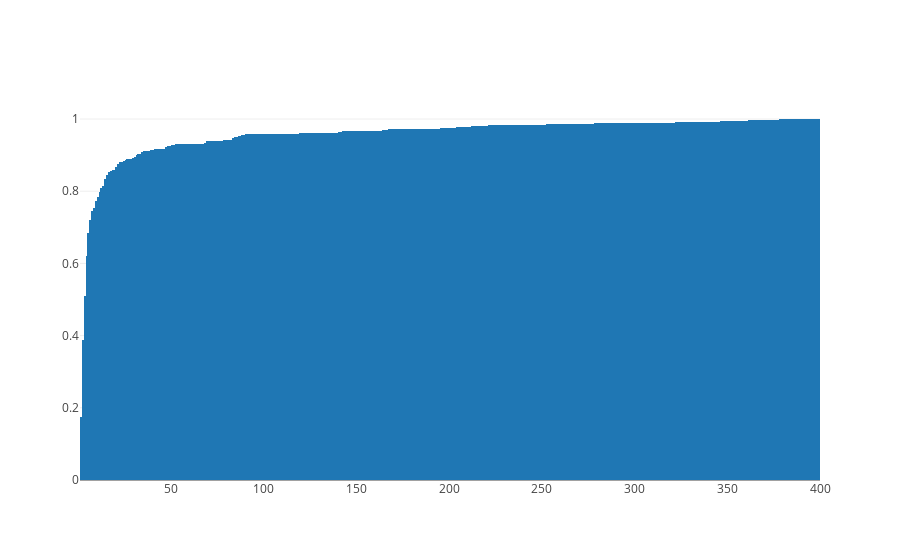

The cell this chart's notebook holds for it:
### Code cell
#CUMMULATIVE HISTOGRAM 400
label=400
x=resultsRL_cs[str(label)]
data = [go.Histogram(x=x,
                     xbins=dict(
        start=0,
        end=label,
        size=1.
    ),
                     histnorm='probability',
                     cumulative=dict(enabled=True))]

iplot(data, filename='cumulative histogram')

bins = np.arange(0,label)
values, base = np.histogram(resultsRL_cs[str(label)], bins=bins, density=1)
for i in range(1,label):
    S=np.sum(values[:i])
    print S
    if S>0.8:
        print 'i!=',i
        size[str(label)]=i
        break

### Figure 1 — Plotly figure (JSON) as saved in the notebook; plotly's stock layout.template omitted (floating-point values rounded to 4 significant figures; data arrays with more than 128 entries replaced by an {"elided": "..."} marker saying what was removed)
{"data": [{"cumulative": {"enabled": true}, "histnorm": "probability", "type": "histogram", "x": {"elided": "500 int values"}, "xbins": {"end": 400, "size": 1, "start": 0}}], "layout": {}}
